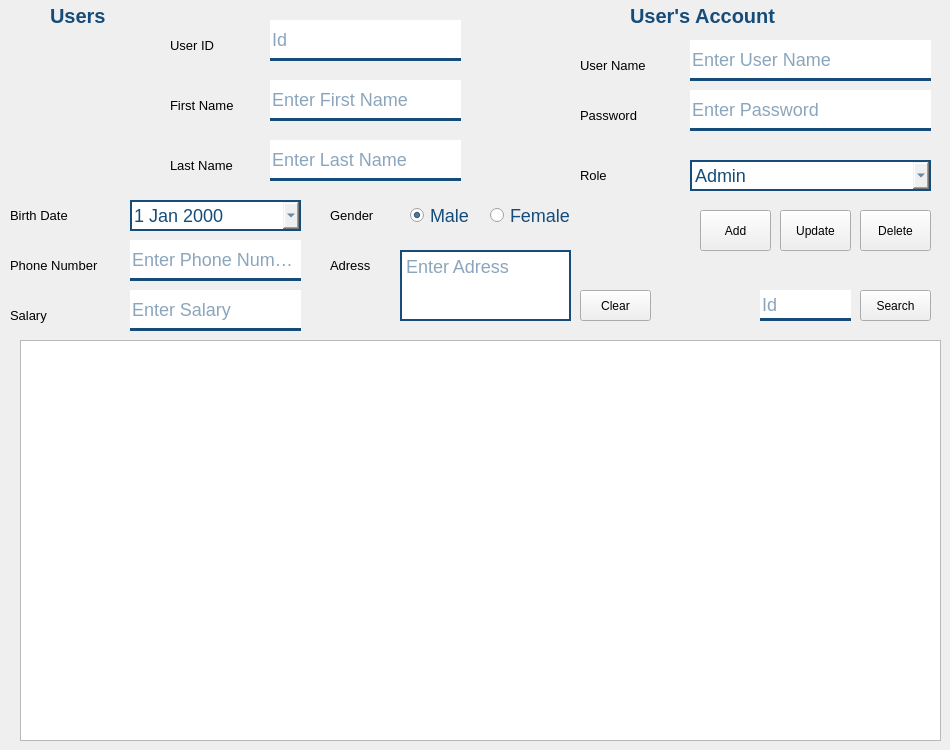
   <widget class="QWidget" name="users_frame">
    <widget class="QLabel" name="label_31">
     <property name="geometry">
      <rect>
       <x>170</x>
       <y>30</y>
       <width>111</width>
       <height>31</height>
      </rect>
     </property>
     <property name="font">
      <font>
       <pointsize>10</pointsize>
      </font>
     </property>
     <property name="text">
      <string>User ID</string>
     </property>
    </widget>
    <widget class="QLineEdit" name="users_id">
     <property name="geometry">
      <rect>
       <x>270</x>
       <y>20</y>
       <width>191</width>
       <height>41</height>
      </rect>
     </property>
     <property name="statusTip">
      <string>del</string>
     </property>
     <property name="styleSheet">
      <string notr="true">border: none;
border-bottom: 3px solid #154c79;
color: #154c79;
font-size: 18px;</string>
     </property>
     <property name="readOnly">
      <bool>true</bool>
     </property>
     <property name="placeholderText">
      <string>Id</string>
     </property>
    </widget>
    <widget class="QLabel" name="label_32">
     <property name="geometry">
      <rect>
       <x>170</x>
       <y>90</y>
       <width>91</width>
       <height>31</height>
      </rect>
     </property>
     <property name="font">
      <font>
       <pointsize>10</pointsize>
      </font>
     </property>
     <property name="text">
      <string>First Name</string>
     </property>
    </widget>
    <widget class="QLabel" name="label_33">
     <property name="geometry">
      <rect>
       <x>170</x>
       <y>150</y>
       <width>91</width>
       <height>31</height>
      </rect>
     </property>
     <property name="font">
      <font>
       <pointsize>10</pointsize>
      </font>
     </property>
     <property name="text">
      <string>Last Name</string>
     </property>
    </widget>
    <widget class="QDateEdit" name="users_birth_date">
     <property name="geometry">
      <rect>
       <x>130</x>
       <y>200</y>
       <width>171</width>
       <height>31</height>
      </rect>
     </property>
     <property name="acceptDrops">
      <bool>false</bool>
     </property>
     <property name="styleSheet">
      <string notr="true">border: 2px solid #154c79;
color: #154c79;
font-size: 18px;</string>
     </property>
     <property name="accelerated">
      <bool>false</bool>
     </property>
     <property name="calendarPopup">
      <bool>true</bool>
     </property>
    </widget>
    <widget class="QLineEdit" name="users_first_name">
     <property name="geometry">
      <rect>
       <x>270</x>
       <y>80</y>
       <width>191</width>
       <height>41</height>
      </rect>
     </property>
     <property name="statusTip">
      <string>del</string>
     </property>
     <property name="styleSheet">
      <string notr="true">border: none;
border-bottom: 3px solid #154c79;
color: #154c79;
font-size: 18px;</string>
     </property>
     <property name="placeholderText">
      <string>Enter First Name</string>
     </property>
    </widget>
    <widget class="QLineEdit" name="users_last_name">
     <property name="geometry">
      <rect>
       <x>270</x>
       <y>140</y>
       <width>191</width>
       <height>41</height>
      </rect>
     </property>
     <property name="statusTip">
      <string>del</string>
     </property>
     <property name="styleSheet">
      <string notr="true">border: none;
border-bottom: 3px solid #154c79;
color: #154c79;
font-size: 18px;</string>
     </property>
     <property name="placeholderText">
      <string>Enter Last Name</string>
     </property>
    </widget>
    <widget class="QLabel" name="label_34">
     <property name="geometry">
      <rect>
       <x>10</x>
       <y>200</y>
       <width>91</width>
       <height>31</height>
      </rect>
     </property>
     <property name="font">
      <font>
       <pointsize>10</pointsize>
      </font>
     </property>
     <property name="text">
      <string>Birth Date</string>
     </property>
    </widget>
    <widget class="QLabel" name="label_35">
     <property name="geometry">
      <rect>
       <x>330</x>
       <y>200</y>
       <width>61</width>
       <height>31</height>
      </rect>
     </property>
     <property name="font">
      <font>
       <pointsize>10</pointsize>
      </font>
     </property>
     <property name="text">
      <string>Gender</string>
     </property>
    </widget>
    <widget class="QRadioButton" name="users_male">
     <property name="geometry">
      <rect>
       <x>410</x>
       <y>200</y>
       <width>71</width>
       <height>31</height>
      </rect>
     </property>
     <property name="styleSheet">
      <string notr="true">color: #154c79;
font-size: 18px;</string>
     </property>
     <property name="text">
      <string>Male</string>
     </property>
     <property name="checked">
      <bool>true</bool>
     </property>
    </widget>
    <widget class="QRadioButton" name="users_female">
     <property name="geometry">
      <rect>
       <x>490</x>
       <y>200</y>
       <width>81</width>
       <height>31</height>
      </rect>
     </property>
     <property name="styleSheet">
      <string notr="true">color: #154c79;
font-size: 18px;</string>
     </property>
     <property name="text">
      <string>Female</string>
     </property>
    </widget>
    <widget class="QLabel" name="label_36">
     <property name="geometry">
      <rect>
       <x>630</x>
       <y>0</y>
       <width>161</width>
       <height>31</height>
      </rect>
     </property>
     <property name="styleSheet">
      <string notr="true">color: #154c79;
font-size: 20px;
font: bold;
</string>
     </property>
     <property name="text">
      <string>User's Account</string>
     </property>
    </widget>
    <widget class="QLabel" name="label_37">
     <property name="geometry">
      <rect>
       <x>580</x>
       <y>50</y>
       <width>91</width>
       <height>31</height>
      </rect>
     </property>
     <property name="font">
      <font>
       <pointsize>10</pointsize>
      </font>
     </property>
     <property name="text">
      <string>User Name</string>
     </property>
    </widget>
    <widget class="QLineEdit" name="users_user_name">
     <property name="geometry">
      <rect>
       <x>690</x>
       <y>40</y>
       <width>241</width>
       <height>41</height>
      </rect>
     </property>
     <property name="statusTip">
      <string>del</string>
     </property>
     <property name="styleSheet">
      <string notr="true">border: none;
border-bottom: 3px solid #154c79;
color: #154c79;
font-size: 18px;</string>
     </property>
     <property name="placeholderText">
      <string>Enter User Name</string>
     </property>
    </widget>
    <widget class="QLabel" name="label_38">
     <property name="geometry">
      <rect>
       <x>580</x>
       <y>100</y>
       <width>91</width>
       <height>31</height>
      </rect>
     </property>
     <property name="font">
      <font>
       <pointsize>10</pointsize>
      </font>
     </property>
     <property name="text">
      <string>Password</string>
     </property>
    </widget>
    <widget class="QLineEdit" name="users_password">
     <property name="geometry">
      <rect>
       <x>690</x>
       <y>90</y>
       <width>241</width>
       <height>41</height>
      </rect>
     </property>
     <property name="statusTip">
      <string>del</string>
     </property>
     <property name="styleSheet">
      <string notr="true">border: none;
border-bottom: 3px solid #154c79;
color: #154c79;
font-size: 18px;</string>
     </property>
     <property name="placeholderText">
      <string>Enter Password</string>
     </property>
    </widget>
    <widget class="QLabel" name="label_39">
     <property name="geometry">
      <rect>
       <x>580</x>
       <y>160</y>
       <width>51</width>
       <height>31</height>
      </rect>
     </property>
     <property name="font">
      <font>
       <pointsize>10</pointsize>
      </font>
     </property>
     <property name="text">
      <string>Role</string>
     </property>
    </widget>
    <widget class="QComboBox" name="users_role">
     <property name="geometry">
      <rect>
       <x>690</x>
       <y>160</y>
       <width>241</width>
       <height>31</height>
      </rect>
     </property>
     <property name="styleSheet">
      <string notr="true">color: #154c79;
font-size: 18px;
border: 2px solid #154c79;</string>
     </property>
     <item>
      <property name="text">
       <string>Admin</string>
      </property>
     </item>
     <item>
      <property name="text">
       <string>Seller</string>
      </property>
     </item>
    </widget>
    <widget class="QLabel" name="label_40">
     <property name="geometry">
      <rect>
       <x>10</x>
       <y>250</y>
       <width>111</width>
       <height>31</height>
      </rect>
     </property>
     <property name="font">
      <font>
       <pointsize>10</pointsize>
      </font>
     </property>
     <property name="text">
      <string>Phone Number</string>
     </property>
    </widget>
    <widget class="QLineEdit" name="users_phone_number">
     <property name="geometry">
      <rect>
       <x>130</x>
       <y>240</y>
       <width>171</width>
       <height>41</height>
      </rect>
     </property>
     <property name="statusTip">
      <string>del</string>
     </property>
     <property name="styleSheet">
      <string notr="true">border: none;
border-bottom: 3px solid #154c79;
color: #154c79;
font-size: 18px;</string>
     </property>
     <property name="placeholderText">
      <string>Enter Phone Number</string>
     </property>
    </widget>
    <widget class="QLabel" name="label_41">
     <property name="geometry">
      <rect>
       <x>10</x>
       <y>300</y>
       <width>81</width>
       <height>31</height>
      </rect>
     </property>
     <property name="font">
      <font>
       <pointsize>10</pointsize>
      </font>
     </property>
     <property name="text">
      <string>Salary</string>
     </property>
    </widget>
    <widget class="QLineEdit" name="users_salary">
     <property name="geometry">
      <rect>
       <x>130</x>
       <y>290</y>
       <width>171</width>
       <height>41</height>
      </rect>
     </property>
     <property name="statusTip">
      <string>del</string>
     </property>
     <property name="styleSheet">
      <string notr="true">border: none;
border-bottom: 3px solid #154c79;
color: #154c79;
font-size: 18px;</string>
     </property>
     <property name="placeholderText">
      <string>Enter Salary</string>
     </property>
    </widget>
    <widget class="QLabel" name="label_42">
     <property name="geometry">
      <rect>
       <x>330</x>
       <y>250</y>
       <width>61</width>
       <height>31</height>
      </rect>
     </property>
     <property name="font">
      <font>
       <pointsize>10</pointsize>
      </font>
     </property>
     <property name="text">
      <string>Adress</string>
     </property>
    </widget>
    <widget class="QTextEdit" name="users_adress">
     <property name="geometry">
      <rect>
       <x>400</x>
       <y>250</y>
       <width>171</width>
       <height>71</height>
      </rect>
     </property>
     <property name="statusTip">
      <string>del</string>
     </property>
     <property name="styleSheet">
      <string notr="true">border: 2px solid #154c79;
color: #154c79;
font-size: 18px;</string>
     </property>
     <property name="placeholderText">
      <string>Enter Adress</string>
     </property>
    </widget>
    <widget class="QLabel" name="label_21">
     <property name="geometry">
      <rect>
       <x>10</x>
       <y>50</y>
       <width>141</width>
       <height>131</height>
      </rect>
     </property>
     <property name="text">
      <string/>
     </property>
     <property name="pixmap">
      <pixmap resource="icons/icons.qrc">:/icons/employee_c.png</pixmap>
     </property>
     <property name="scaledContents">
      <bool>true</bool>
     </property>
    </widget>
    <widget class="QLabel" name="label_43">
     <property name="geometry">
      <rect>
       <x>50</x>
       <y>0</y>
       <width>61</width>
       <height>31</height>
      </rect>
     </property>
     <property name="styleSheet">
      <string notr="true">color: #154c79;
font-size: 20px;
font: bold;
</string>
     </property>
     <property name="text">
      <string>Users</string>
     </property>
    </widget>
    <widget class="QPushButton" name="users_add_btn">
     <property name="geometry">
      <rect>
       <x>700</x>
       <y>210</y>
       <width>71</width>
       <height>41</height>
      </rect>
     </property>
     <property name="statusTip">
      <string>btn_frm</string>
     </property>
     <property name="styleSheet">
      <string notr="true"/>
     </property>
     <property name="text">
      <string>Add</string>
     </property>
    </widget>
    <widget class="QPushButton" name="users_update_btn">
     <property name="geometry">
      <rect>
       <x>780</x>
       <y>210</y>
       <width>71</width>
       <height>41</height>
      </rect>
     </property>
     <property name="statusTip">
      <string>btn_frm</string>
     </property>
     <property name="styleSheet">
      <string notr="true"/>
     </property>
     <property name="text">
      <string>Update</string>
     </property>
    </widget>
    <widget class="QPushButton" name="users_delete_btn">
     <property name="geometry">
      <rect>
       <x>860</x>
       <y>210</y>
       <width>71</width>
       <height>41</height>
      </rect>
     </property>
     <property name="statusTip">
      <string>btn_frm</string>
     </property>
     <property name="styleSheet">
      <string notr="true"/>
     </property>
     <property name="text">
      <string>Delete</string>
     </property>
    </widget>
    <widget class="QPushButton" name="users_clear_btn">
     <property name="geometry">
      <rect>
       <x>580</x>
       <y>290</y>
       <width>71</width>
       <height>31</height>
      </rect>
     </property>
     <property name="statusTip">
      <string>btn_frm</string>
     </property>
     <property name="styleSheet">
      <string notr="true"/>
     </property>
     <property name="text">
      <string>Clear</string>
     </property>
    </widget>
    <widget class="QPushButton" name="users_search_btn">
     <property name="geometry">
      <rect>
       <x>860</x>
       <y>290</y>
       <width>71</width>
       <height>31</height>
      </rect>
     </property>
     <property name="statusTip">
      <string>btn_frm</string>
     </property>
     <property name="styleSheet">
      <string notr="true"/>
     </property>
     <property name="text">
      <string>Search</string>
     </property>
    </widget>
    <widget class="QTableWidget" name="users_table">
     <property name="enabled">
      <bool>true</bool>
     </property>
     <property name="geometry">
      <rect>
       <x>20</x>
       <y>340</y>
       <width>921</width>
       <height>401</height>
      </rect>
     </property>
     <property name="minimumSize">
      <size>
       <width>511</width>
       <height>401</height>
      </size>
     </property>
     <property name="maximumSize">
      <size>
       <width>999999</width>
       <height>999999</height>
      </size>
     </property>
     <property name="font">
      <font>
       <kerning>true</kerning>
      </font>
     </property>
     <property name="statusTip">
      <string/>
     </property>
     <property name="sizeAdjustPolicy">
      <enum>QAbstractScrollArea::AdjustToContentsOnFirstShow</enum>
     </property>
     <property name="tabKeyNavigation">
      <bool>false</bool>
     </property>
     <property name="showDropIndicator" stdset="0">
      <bool>false</bool>
     </property>
     <property name="dragEnabled">
      <bool>false</bool>
     </property>
     <property name="dragDropOverwriteMode">
      <bool>false</bool>
     </property>
     <property name="dragDropMode">
      <enum>QAbstractItemView::NoDragDrop</enum>
     </property>
     <property name="selectionMode">
      <enum>QAbstractItemView::SingleSelection</enum>
     </property>
     <property name="selectionBehavior">
      <enum>QAbstractItemView::SelectRows</enum>
     </property>
     <property name="textElideMode">
      <enum>Qt::ElideRight</enum>
     </property>
     <property name="showGrid">
      <bool>true</bool>
     </property>
     <property name="sortingEnabled">
      <bool>false</bool>
     </property>
     <property name="cornerButtonEnabled">
      <bool>false</bool>
     </property>
     <attribute name="horizontalHeaderVisible">
      <bool>false</bool>
     </attribute>
     <attribute name="horizontalHeaderDefaultSectionSize">
      <number>83</number>
     </attribute>
     <attribute name="horizontalHeaderHighlightSections">
      <bool>false</bool>
     </attribute>
     <attribute name="horizontalHeaderMinimumSectionSize">
      <number>83</number>
     </attribute>
     <attribute name="horizontalHeaderShowSortIndicator" stdset="0">
      <bool>false</bool>
     </attribute>
     <attribute name="verticalHeaderVisible">
      <bool>false</bool>
     </attribute>
     <attribute name="verticalHeaderCascadingSectionResizes">
      <bool>false</bool>
     </attribute>
     <attribute name="verticalHeaderDefaultSectionSize">
      <number>30</number>
     </attribute>
     <attribute name="verticalHeaderHighlightSections">
      <bool>false</bool>
     </attribute>
     <attribute name="verticalHeaderMinimumSectionSize">
      <number>51</number>
     </attribute>
     <attribute name="verticalHeaderShowSortIndicator" stdset="0">
      <bool>false</bool>
     </attribute>
     <attribute name="verticalHeaderStretchLastSection">
      <bool>false</bool>
     </attribute>
     <column>
      <property name="text">
       <string>ID</string>
      </property>
      <property name="font">
       <font>
        <stylestrategy>PreferAntialias</stylestrategy>
       </font>
      </property>
     </column>
     <column>
      <property name="text">
       <string>Fist Name</string>
      </property>
     </column>
     <column>
      <property name="text">
       <string>Last Name</string>
      </property>
     </column>
     <column>
      <property name="text">
       <string>Birth Date</string>
      </property>
     </column>
     <column>
      <property name="text">
       <string>Phone</string>
      </property>
     </column>
     <column>
      <property name="text">
       <string>Salary</string>
      </property>
     </column>
     <column>
      <property name="text">
       <string>gender</string>
      </property>
     </column>
     <column>
      <property name="text">
       <string>adress</string>
      </property>
     </column>
     <column>
      <property name="text">
       <string>Role</string>
      </property>
     </column>
     <column>
      <property name="text">
       <string>User Name</string>
      </property>
     </column>
     <column>
      <property name="text">
       <string>Password</string>
      </property>
     </column>
    </widget>
    <widget class="QLineEdit" name="users_search_id">
     <property name="geometry">
      <rect>
       <x>760</x>
       <y>290</y>
       <width>91</width>
       <height>31</height>
      </rect>
     </property>
     <property name="statusTip">
      <string>del</string>
     </property>
     <property name="styleSheet">
      <string notr="true">border: none;
border-bottom: 3px solid #154c79;
color: #154c79;
font-size: 18px;</string>
     </property>
     <property name="readOnly">
      <bool>false</bool>
     </property>
     <property name="placeholderText">
      <string>Id</string>
     </property>
    </widget>
   </widget>
